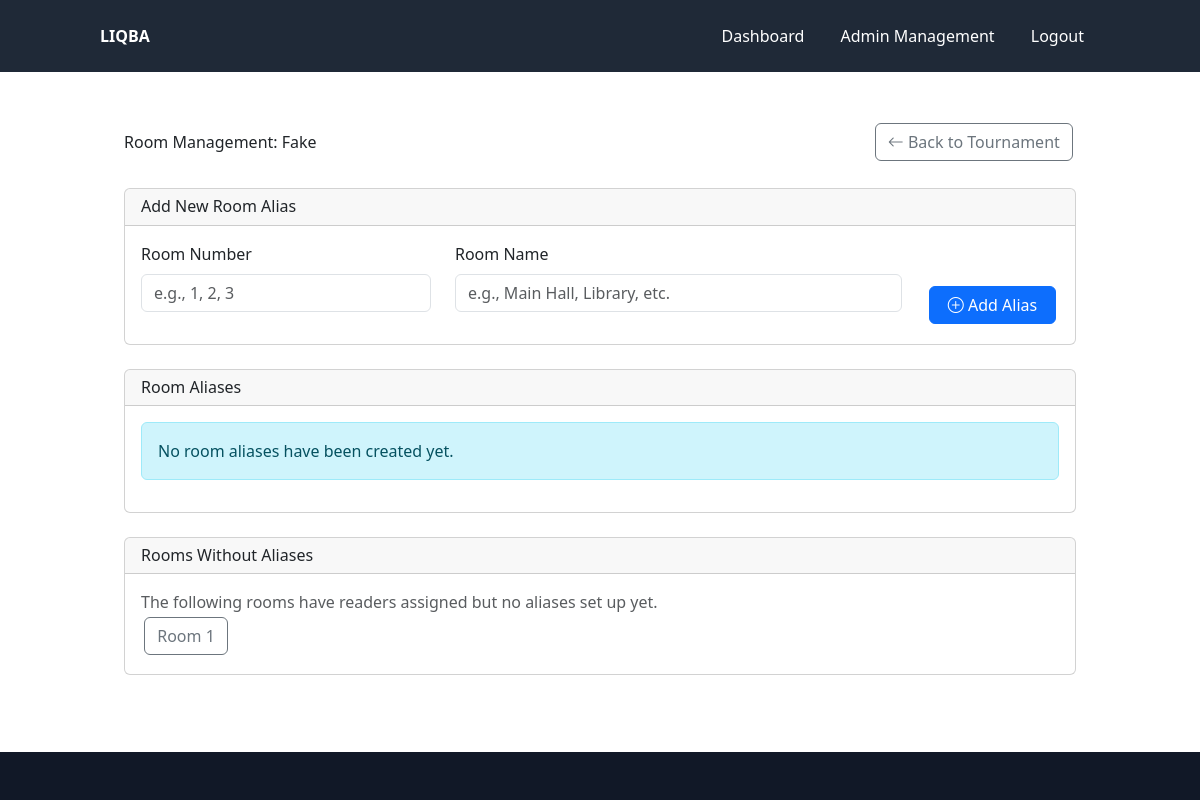
The page /admin/tournament/1/rooms (signed in) on the database as committed earlier.
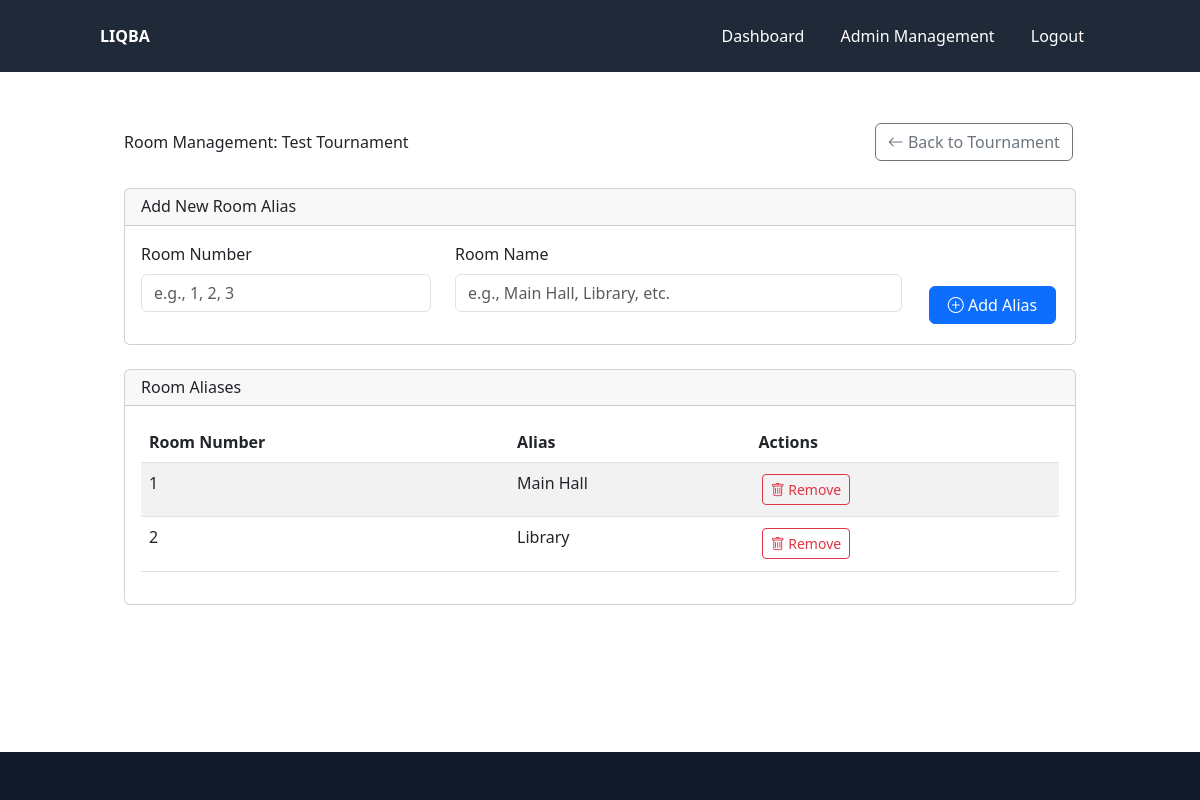
The same page on the database as committed later.
### models/tournament.py (models this page shows, shortened)
class Tournament(db.Model):
    __tablename__ = 'tournament'
    id = db.Column(db.Integer, primary_key=True)
    name = db.Column(db.String(100), nullable=False)
    date = db.Column(db.Date, nullable=False)
    location = db.Column(db.String(100))
    password = db.Column(db.String(10), nullable=False)
    format_json = db.Column(db.Text, nullable=False, default='{}')  # JSON format with default value
    status = db.Column(db.String(20), default='planning')  # planning, registration, active, completed
    created_at = db.Column(db.DateTime, server_default=db.func.now())
    updated_at = db.Column(db.DateTime, server_default=db.func.now(), onupdate=db.func.now())
    games = db.relationship('Game', back_populates='tournament', lazy=True, cascade='all, delete-orphan')
    questions = db.relationship('Question', back_populates='tournament_rel', lazy=True, foreign_keys='Question.tournament_id')
    team_aliases = db.relationship('TeamAlias', back_populates='tournament', lazy=True, cascade='all, delete-orphan')
    room_aliases = db.relationship('RoomAlias', back_populates='tournament', lazy=True, cascade='all, delete-orphan')
    reader_assignments = db.relationship(
        'ReaderTournament',
        back_populates='tournament',
        cascade='all, delete-orphan',
        single_parent=True
    )
    readers = association_proxy(
        'reader_assignments', 'reader',
        creator=lambda r: ReaderTournament(reader=r)
    )
    @property
    def format(self):
        return json.loads(self.format_json)
    @format.setter
    def format(self, value):
        if isinstance(value, str):
            self.format_json = value
        else:
            self.format_json = json.dumps(value)

### models/room_alias.py (models this page shows, shortened)
class RoomAlias(db.Model):
    __tablename__ = 'room_alias'
    id = Column(Integer, primary_key=True)
    room_name = Column(String(100), nullable=False)
    room_number = Column(Integer, nullable=False)  # The actual room number
    tournament_id = Column(Integer, ForeignKey('tournament.id', name='fk_room_alias_tournament'), nullable=False)
    tournament = db.relationship('Tournament', back_populates='room_aliases')

### controllers/admin_controller.py (the view)
@admin_bp.route('/tournament/<int:tournament_id>/rooms', methods=['GET'])
@admin_login_required
def manage_rooms(tournament_id):
    tournament = Tournament.query.get_or_404(tournament_id)
    room_aliases = RoomAlias.query.filter_by(tournament_id=tournament_id).all()
    assigned_rooms = db.session.query(
        ReaderTournament.room_number
    ).filter(
        ReaderTournament.tournament_id == tournament_id,
        ReaderTournament.room_number.isnot(None)
    ).distinct().all()
    assigned_room_numbers = {r.room_number for r in assigned_rooms}
    rooms_without_aliases = [
        {'room_number': num}
        for num in assigned_room_numbers
        if not any(alias.room_number == num for alias in room_aliases)
    ]
    form = RoomAliasForm()
    return render_template(
        'admin/room_management.html',
        tournament=tournament,
        room_aliases=room_aliases,
        rooms_without_aliases=rooms_without_aliases,
        form=form
    )

### controllers/admin_controller.py
class RoomAliasForm(FlaskForm):
    room_number = StringField('Room Number', validators=[DataRequired()])
    room_name = StringField('Room Name', validators=[DataRequired()])
    submit = SubmitField('Save')

### controllers/admin_controller.py (called while the page is built)
def admin_login_required(f):
    @wraps(f)
    def decorated_function(*args, **kwargs):
        if 'admin_id' not in session:
            flash('Please login first', 'warning')
            return redirect(url_for('admin.login'))
        return f(*args, **kwargs)
    return decorated_function

@admin_bp.before_request
def check_password_change():
    if 'admin_id' not in session or request.endpoint in ['admin.logout', 'admin.change_password', 'static']:
        return
    admin = Admin.query.get(session['admin_id'])
    if admin and admin.needs_password_change:
        if request.endpoint != 'admin.change_password':
            return redirect(url_for('admin.change_password'))

### controllers/reader_controller.py (called while the page is built)
@login_manager.user_loader
def load_reader(reader_id):
    return Reader.query.get(int(reader_id))

### templates/admin/room_management.html (shortened to what the changed rows need)
{% extends "admin/base.html" %}
{% block content %}
<div class="container mt-4">
    <div class="d-flex justify-content-between align-items-center mb-4">
        <h2>Room Management: {{ tournament.name }}</h2>
        <a href="{{ url_for('admin.tournament_details', tournament_id=tournament.id) }}" class="btn btn-outline-secondary">
            <i class="bi bi-arrow-left"></i> Back to Tournament
        </a>
    </div>
    <div class="card">
        <div class="card-body">
            {% if room_aliases %}
                <div class="table-responsive">
                    <table class="table table-striped">
                        <thead>
                            <tr>
                                <th>Room Number</th>
                                <th>Alias</th>
                                <th>Actions</th>
                            </tr>
                        </thead>
                        <tbody>
                            {% for alias in room_aliases %}
                                <tr>
                                    <td>{{ alias.room_number }}</td>
                                    <td>{{ alias.room_name }}</td>
                                    <td>
                                        <form method="POST" action="{{ url_for('admin.delete_room_alias', tournament_id=tournament.id, room_number=alias.room_number) }}"
                                              onsubmit="return confirm('Are you sure you want to remove this room alias?');">
                                            <button type="submit" class="btn btn-sm btn-outline-danger">
                                                <i class="bi bi-trash"></i> Remove
                                            </button>
                                        </form>
                                    </td>
                                </tr>
                            {% endfor %}
                        </tbody>
                    </table>
                </div>
            {% else %}
                <div class="alert alert-info">No room aliases have been created yet.</div>
            {% endif %}
        </div>
    </div>
    {% if rooms_without_aliases %}
    <div class="card mt-4">
        <div class="card-header">
            <h4 class="mb-0">Rooms Without Aliases</h4>
        </div>
        <div class="card-body">
            <p class="text-muted">The following rooms have readers assigned but no aliases set up yet.</p>
            <div class="d-flex flex-wrap gap-2">
                {% for room in rooms_without_aliases %}
                    <a href="#" class="btn btn-outline-secondary"
                       onclick="document.getElementById('room_number').value = '{{ room.room_number }}'; return false;">
                        Room {{ room.room_number }}
                    </a>
                {% endfor %}
            </div>
        </div>
    </div>
    {% endif %}
</div>
{% endblock %}

Rows that differ between the two databases and show on the page:
changed Tournament: name "Fake" → "Test Tournament"
added RoomAlias: room_number "1", room_name "Main Hall"
added RoomAlias: room_number "2", room_name "Library"
Other text that changed with them:
text no longer shown: "No room aliases have been created yet. Rooms Without Aliases The following rooms have readers assigned but no aliases set up yet."
text now shown: "Room Number Alias Actions"
list line gone: "Room 1"
